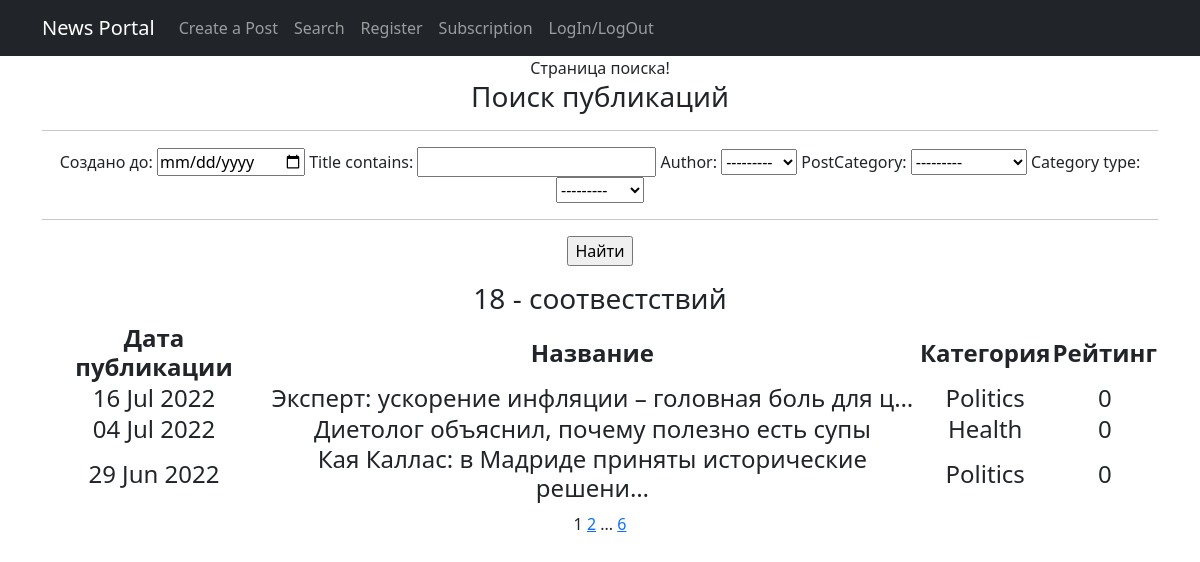
Page /posts/search/ on the earlier database version.
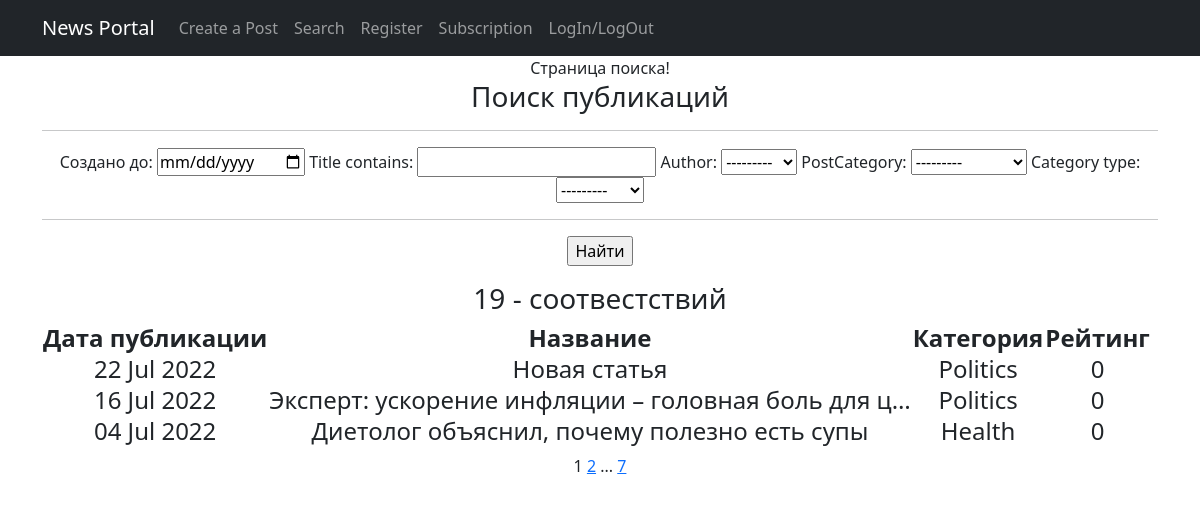
Same page on the later database version.
### NewsPortal/models.py (models this page shows, shortened)
class Post(models.Model):
    author = models.ForeignKey(Author, on_delete=models.CASCADE)    #публикация имеет связь один к многим, поскольку
    NEWS = 'NW'
    ARTICLE = 'AR'
    CATEGORY_CHOICES = (
        (NEWS, 'Новость'),
        (ARTICLE, 'Статья'),
    )
    category_type = models.CharField(max_length=2, choices=CATEGORY_CHOICES, default=ARTICLE)   #поле категории
    datecreation = models.DateTimeField(auto_now_add=True)  #выбираем свойство сохранения автоматического время создания
    postCategory = models.ManyToManyField(Category, through='PostCategory')     #связь многие к многим, поскольку
    title = models.CharField(max_length=128)    #ставим среднее колисетво символов для названия
    text = models.TextField()   #неограниченное количсество символов для самой новости или статьи
    rating = models.SmallIntegerField(default=0)    #рейтинг статьи по умолчанию 0

class Category(models.Model):
    name = models.CharField(max_length=64, unique=True) #название категории не будет длинным словом,поэтому ставим
    subscribers = models.ManyToManyField(User, through='CategorySubscribers')
    def __str__(self):
        return f'{self.name}'

### NewsPortal/views.py (the view)
# urls.py: path('search/', PostSearch.as_view(), name='post_search'),
class PostSearch(PostList):
    model = Post
    ordering = '-datecreation'
    template_name = 'post_search.html'
    context_object_name = 'posts_search'
    paginate_by = 3
    def get_filter(self):
        return PostFilter(self.request.GET, queryset=super().get_queryset())
    def get_queryset(self):
        return self.get_filter().qs
    def get_context_data(self, *args, **kwargs):
        return {**super().get_context_data(*args, **kwargs), 'filter': self.get_filter()}

### NewsPortal/models.py (called while the page is built)
    def __str__(self):
        return f'{self.authorUser}'

### NewsPortal/templatetags/custom_tags.py (called while the page is built)
@register.simple_tag(takes_context=True)    # сообщает Django, что для работы тега требуется передать контекст
def url_replace(context, **kwargs):
   d = context['request'].GET.copy()    #нам позволяет скопировать все параметры текущего запроса.
   for k, v in kwargs.items():
       d[k] = v
   return d.urlencode()

### NewsPortal/views.py (called while the page is built)
    def get_queryset(self):
        queryset = super().get_queryset()
        self.filterset = PostFilter(self.request.GET, queryset)
        return self.filterset.qs

    def get_context_data(self, **kwargs):
        context = super().get_context_data(**kwargs)
        context['news'] = 'posts'
        return context

### templates/post_search.html (shortened to what this page needs)
{% extends 'flatpages/default.html' %}
{% load cencor_filter%}
{%load custom_tags%}
{% block title %}
Страница поиска!
{% endblock title %}
{% block content %}
    <h3>Поиск публикаций</h3>
    <hr>
    <form method="GET">
        {{ filter.form }}
        <hr>
        <p><input type="submit" value="Найти"></p>
    </form>
    {% if filter.qs %}
        <h3>
            {% if filter.qs|length > 1 %}
                {{ filter.qs|length }} - соотвестствий
            {% elif filter.qs|length == 1 %}
                Только 1 соответствие найдено
            {% elif filter.qs|length == 0 %}
                Ничего не найдено!
            {% endif %}
        </h3>
        <h4>
        <table>
            <tr>
                <td><b>Дата публикации</b></td>
                <td><b>Название</b></td>
                <td><b>Категория</b></td>
                <td><b>Рейтинг</b></td>
             </tr>
            {% for post in posts_search %}
            <tr>
                <td>{{ post.datecreation|date:'d M Y' }}</td>
                <td>{{ post.title|truncatechars:50 }}</td>
                <td>{% for cat in post.postCategory.all %}
                         {{cat}}
                 {% endfor %}</td>
                <td>{{ post.rating }}</td>
            </tr>
            {% endfor %}
        </table>
        </h4>
    {% else %}
        <h2>Новостей нет!</h2>
    {% endif %}
    {{ page_obj.number }}
   {% if page_obj.has_next %}
       <a href="?{% url_replace page=page_obj.next_page_number %}">{{ page_obj.next_page_number }}</a>
       {% if paginator.num_pages != page_obj.next_page_number %}
           ...
           <a href="?{% url_replace page=page_obj.paginator.num_pages %}">{{ page_obj.paginator.num_pages }}</a>
       {% endif %}
   {% endif %}
{% endblock content %}

Differences in the rows shown:
no longer on this page (row unchanged): Post: datecreation "29 Jun 2022", title "Кая Каллас: в Мадриде приняты исторические решени…", rating "0", Category (name "Politics")
added Post: datecreation "22 Jul 2022", title "Новая статья", rating "0", Category (name "Politics")
Other differences:
{{ filter.qs|length }}: "18" → "19"
{{ page_obj.paginator.num_pages }}: "6" → "7"
